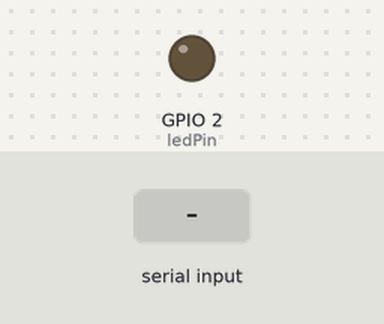
Bench run of a sketch on a simulated ESP32. Parts: output pins drawn as LEDs (lit = HIGH). The test bench sets the inputs (shaded band). Nothing arrives over Bluetooth unless stated.

Above: at 1.2 s.
1.3 s: "1\n" received over the second serial link
At 1.8 s:
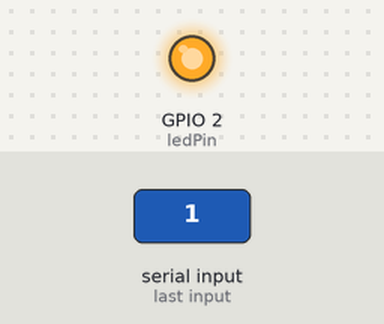
Timing chart, 0 to 4.3 s (numbered marks = the images above; inputs shaded):
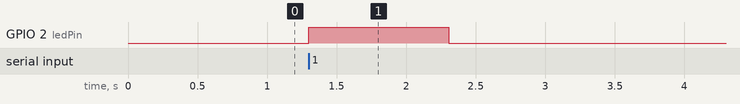

Measured:
- after the input at 1.3 s, GPIO 2 (ledPin): LOW → HIGH at once, → LOW 1.0 s later

The sketch:

teste2.ino
```cpp
#include <BluetoothSerial.h>
#include <Wire.h>

const int ledPin = 2;
BluetoothSerial SerialBT;

void setup() {
  SerialBT.begin("ESP32_curso");
  pinMode (ledPin, OUTPUT);
}

void loop() {
  int dado;
  while (SerialBT.available() > 0){
    dado = SerialBT.parseInt();
    if (dado == 1) {
      digitalWrite (ledPin, HIGH);
      SerialBT.print(String("28qwertyuiopasdfghjklzxcvbnm,qwertyuioasdfghjklzxcv*bnm1234567890zxcvbnmasdfghjklqwertyuiopSileide"));
    }else if (dado == 0) {
      digitalWrite (ledPin, LOW);
      SerialBT.print(String("curso"));
    }
  }
}
```
